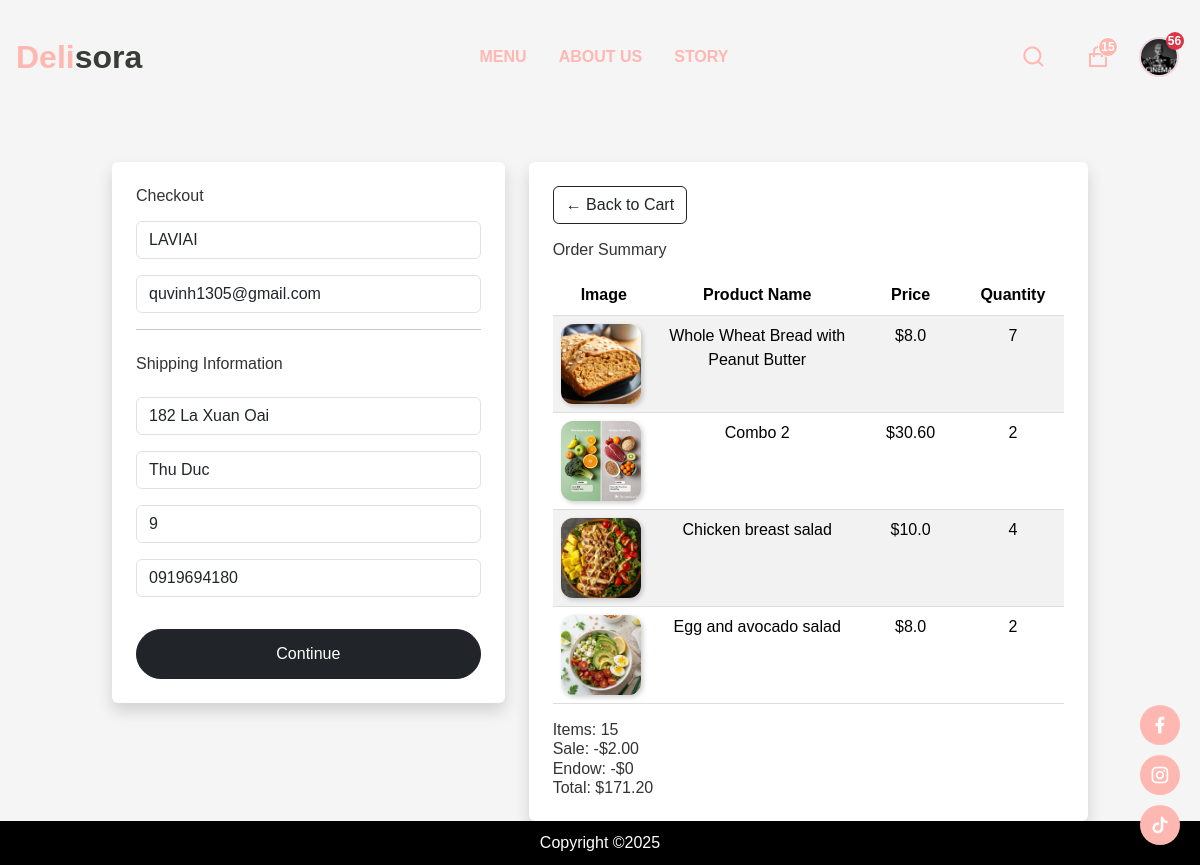
The app's page /checkout/ (signed in) with its own data.
### app/models.py (models this page shows, shortened)
class Customer(models.Model):
    user = models.OneToOneField(User, on_delete=models.CASCADE, null=True, blank=True)
    name = models.CharField(max_length=200, null=True)
    customer_image = models.ImageField(upload_to='Profile/', null=True, blank=True)
    points = models.IntegerField(default=0)
    def __str__(self):
        return self.name if self.name else f"Customer {self.id}"
    @property
    def imageURL(self):
        try:
            url = self.customer_image.url
        except:
            url = ''
        return url

class ShippingAddress(models.Model):
    customer = models.ForeignKey(Customer, on_delete=models.SET_NULL, blank=True, null=True)
    order = models.ForeignKey(Order, on_delete=models.SET_NULL, blank=True, null=True)
    address = models.CharField(max_length=200, null=True)
    city = models.CharField(max_length=200, null=True)
    mobile = models.CharField(max_length=200, null=True)
    state = models.CharField(max_length=200, null=True)
    date_added = models.DateTimeField(auto_now_add=True)
    def __str__(self):
        return self.address if self.address else "No Address"

class OrderItem(models.Model):
    product = models.ForeignKey(Product, on_delete=models.SET_NULL, blank=True, null=True)
    combo = models.ForeignKey(Combo, on_delete=models.SET_NULL, blank=True, null=True, related_name="order_items")
    order = models.ForeignKey(Order, on_delete=models.SET_NULL, blank=True, null=True)
    quantity = models.IntegerField(default=0, blank=True, null=True)
    date_added = models.DateTimeField(auto_now_add=True)
    @property
    def get_total(self):
        if self.combo:
            return self.combo.get_combo_price * self.quantity
        elif self.product:
            return self.product.final_price * self.quantity
        return 0

class BaseProduct(models.Model):
    name = models.CharField(max_length=200, null=True)
    image = models.ImageField(upload_to='products/', null=True, blank=True)
    detail = models.TextField(null=True, blank=True)
    description = models.TextField(null=True, blank=True)
    class Meta:
        abstract = True
    @property
    def imageURL(self):
        try:
            return self.image.url
        except:
            return ''

class Product(BaseProduct):
    category = models.ManyToManyField(Category, related_name='products')
    price = models.FloatField()
    digital = models.BooleanField(default=False, null=True, blank=False)
    calories = models.IntegerField(default=0)
    protein = models.FloatField(default=0)
    carbs = models.FloatField(default=0)
    fat = models.FloatField(default=0)
    sale = models.BooleanField(default=False)
    discount_percentage = models.FloatField(default=0, null=True, blank=True)
    sale_price = models.FloatField(default=0, null=True, blank=True)
    @property
    def final_price(self):
        if self.sale:
            if self.sale_price and self.sale_price > 0:
                return self.sale_price
            elif self.discount_percentage and self.discount_percentage > 0:
                return Decimal(self.price) * (1 - Decimal(self.discount_percentage) / 100)
        return Decimal(self.price)

class Combo(BaseProduct):
    products = models.ManyToManyField(Product, through='ComboItem')
    discount_percentage = models.FloatField(default=0)
    @property
    def get_combo_price(self):
        total_price = sum(item.product.price * item.quantity for item in self.comboitem_set.all())
        discount_amount = (total_price * self.discount_percentage) / 100
        return Decimal(total_price - discount_amount).quantize(Decimal("0.01"), rounding=ROUND_HALF_UP)

class ComboItem(models.Model):
    combo = models.ForeignKey(Combo, on_delete=models.CASCADE)
    product = models.ForeignKey(Product, on_delete=models.CASCADE)
    quantity = models.PositiveIntegerField(default=1)

class Order(models.Model):
    PAYMENT_METHODS = [
        ('cash', 'Cash'),
        ('momo', 'Momo'),
        ('vnpay', 'VNPay'),
        ('bank', 'Bank Transfer'),
]
    customer = models.ForeignKey(Customer, on_delete=models.SET_NULL, blank=True, null=True)
    date_order = models.DateTimeField(auto_now_add=True)
    complete = models.BooleanField(default=False, null=True, blank=False)
    transaction_id = models.CharField(max_length=200, null=True)
    payment_method = models.CharField(max_length=20, choices=PAYMENT_METHODS, null=True, blank=True)
    is_paid = models.BooleanField(default=False)
    used_reward=models.BooleanField(default=False)
    is_scheduled = models.BooleanField(default=False)
    def __str__(self):
        return f"Order {self.id} - {'Paid' if self.is_paid else 'Pending'}"
    @property
    def get_cart_items(self):
        order_items = self.orderitem_set.all()
        return sum([item.quantity for item in order_items])
    @property
    def get_cart_total(self):
        order_items = self.orderitem_set.all()
        total = sum([Decimal(str(item.get_total)) for item in order_items], Decimal("0.00"))
        if self.used_reward:
            total *= Decimal("0.90")
        total = total.quantize(Decimal("0.01"), rounding=ROUND_HALF_UP)
        return max(total, Decimal("0.00"))
    @property
    def get_sale_discount_total(self):
        order_items = self.orderitem_set.all()
        total_discount = sum(
            [(Decimal(item.product.price) - Decimal(item.product.final_price)) * item.quantity for item in order_items
             if item.product and item.product.sale],
            Decimal("0.00")
        )
        return total_discount.quantize(Decimal("0.01"), rounding=ROUND_HALF_UP)
    @property
    def get_endow_discount_total(self):
        if self.used_reward:
            original_total = self.get_cart_total / Decimal("0.90")
            return (original_total * Decimal("0.10")).quantize(Decimal("0.01"), rounding=ROUND_HALF_UP)
        return Decimal("0.00")

### app/views/cart.py (the view, shortened to what this page needs)
# urls.py: path('checkout/', checkout, name='checkout'),
def checkout(request):
    initial_data = {}
    order = None
    if request.user.is_authenticated:
        print("DEBUG - Người dùng đã đăng nhập.")
        try:
            customer = Customer.objects.get(user=request.user)
            print(f"DEBUG - Lấy Customer thành công: {customer}")
            order = Order.objects.filter(customer=customer, complete=False).first()
            if order:
                print(f"DEBUG - Lấy Order thành công: {order}")
            else:
                print("DEBUG - Không tìm thấy Order chưa hoàn thành.")
            if order:
                shipping_address = ShippingAddress.objects.filter(customer=customer).first()
                if shipping_address:
                    print(f"DEBUG - Lấy địa chỉ thành công: {shipping_address}")
                    initial_data = {
                        'address': shipping_address.address,
                        'city': shipping_address.city,
                        'state': shipping_address.state,
                        'mobile': shipping_address.mobile,
                    }
                else:
                    print("DEBUG - Không tìm thấy địa chỉ cho Order này.")
        except Exception as e:
            print(f"DEBUG - Lỗi khi lấy thông tin người dùng đã đăng nhập: {str(e)}")
    if order:
        items = order.orderitem_set.all()
        print(f"DEBUG - Số lượng items trong Order: {len(items)}")
    else:
        items = []
    categories = Category.objects.filter(is_sub=False)
    context = {
        'categories': categories,
        'order': order,
        'items': items,
        'initial_data': initial_data,
    }
    print("DEBUG - Dữ liệu gửi về template:", context)
    return render(request, 'app/checkout.html', context)

### app/models.py (called while the page is built)
    def __str__(self):
        return self.name

### app/templates/app/checkout.html (shortened to what this page needs)
{% extends 'app/base.html' %}
{% load static %}
{% block content_checkout %}
<div class="container mt-5">
    <div class="row">
        <div class="col-lg-5">
            <div class="box-element p-4 shadow rounded" id="form-wrapper">
                <h4 class="mb-3">Checkout</h4>
                <form id="form" method="post" action="{% url 'checkout' %}">
                    <div id="user-info">
                        {% if user.is_authenticated %}
                            <div class="form-group mb-3">
                                <input required class="form-control" type="text" name="name" placeholder="Name.."
                                       value="{{ initial_data.name|default:user.username }}" readonly>
                            </div>
                            <div class="form-group mb-3">
                                <input required class="form-control" type="email" name="email" placeholder="Email.."
                                       value="{{ initial_data.email|default:user.email }}" readonly>
                            </div>
                        {% endif %}
                    </div>
                    <div id="shipping-info">
                        <hr>
                        <br>
                        <h5>Shipping Information</h5>
                        <br>
                        <div class="form-group mb-3">
                            <input class="form-control" type="text" name="address" placeholder="Address.."
                                   value="{{ initial_data.address|default:'' }}">
                        </div>
                        <div class="form-group mb-3">
                            <input class="form-control" type="text" name="city" placeholder="City.."
                                   value="{{ initial_data.city|default:'' }}">
                        </div>
                        <div class="form-group mb-3">
                            <input class="form-control" type="text" name="state" placeholder="State.."
                                   value="{{ initial_data.state|default:'' }}">
                        </div>
                        <div class="form-group mb-3">
                            <input class="form-control" type="text" name="mobile" placeholder="Phone Number.."
                                   value="{{ initial_data.mobile|default:'' }}">
                        </div>
                    </div>
                    <button id="form-button" class="btn btn-dark btn-block mt-3" type="submit"
                            {% if order.get_cart_items == 0 %}disabled{% endif %}>Continue</button>
                </form>
            </div>
        </div>
        <div class="col-lg-7">
            <div class="box-element p-4 shadow rounded">
                <a class="btn btn-outline-dark mb-3" href="{% url 'cart' %}">&#x2190; Back to Cart</a>
                <h4>Order Summary</h4>
                <table class="table table-striped mt-3">
                    <thead>
                        <tr>
                            <th style="width: 20%;">Image</th>
                            <th style="width: 40%;">Product Name</th>
                            <th style="width: 20%;">Price</th>
                            <th style="width: 20%;">Quantity</th>
                        </tr>
                    </thead>
                    <tbody>
                        {% for item in items %}
                        {% if item.combo %}
                        <tr>
                            <td><img class="cart-product-img" src="{{ item.combo.imageURL }}" alt="{{ item.combo.name }}" ></td>
                            <td>{{ item.combo.name }}</td>
                            <td>${{ item.combo.get_combo_price }}</td>
                            <td>{% if item.quantity >= 1 %}
                                    {{ item.quantity }}
                                {% endif %}</td>
                        </tr>
                        {% elif item.product %}
                        <tr>
                            <td><img class="cart-product-img" src="{{ item.product.imageURL }}" alt="{{ item.product.name }}" ></td>
                            <td>{{ item.product.name }}</td>
                            <td>${{ item.product.price }}</td>
                            <td>{{ item.quantity }}</td>
                        </tr>
                        {% endif %}
                        {% empty %}
                        <tr>
                            <td colspan="4" class="text-center">No items in cart</td>
                        </tr>
                        {% endfor %}
                    </tbody>
                </table>
                <h5 class="mt-3">Items: {{ order.get_cart_items|default:0 }}</h5>
                <h5>Sale: -${{ order.get_sale_discount_total|default:0 }}</h5>
                <h5>Endow: -${{ order.get_endow_discount_total|default:0 }}</h5>
                <h5>Total: ${{ order.get_cart_total|default:0 }}</h5>
            </div>
        </div>
    </div>
</div>
{% endblock content_checkout %}

### app/templates/app/base.html (shortened to what this page needs)
{% load static %}
<!DOCTYPE html>
<html lang="en">
  <head>
    <link href="https://cdn.jsdelivr.net/npm/bootstrap@5.3.3/dist/css/bootstrap.min.css" rel="stylesheet">
    <link href="https://getbootstrap.com/docs/5.3/assets/css/docs.css" rel="stylesheet">
    <link href="https://cdn.jsdelivr.net/npm/remixicon@4.1.0/fonts/remixicon.css" rel="stylesheet" />
    <script src="https://cdn.tailwindcss.com"></script>
    {% block extra_css %}
    <link rel="stylesheet" href="{% static 'app/css/styles.css' %}">
    {% endblock %}
  </head>
  <body class="{% block body_class %}{% endblock %}">
    <div class="main-container">
      <nav>
        <div class="nav__header">
          <div class="nav__logo">
            <a href="{% url 'home' %}">
              <span class="half1">Deli</span><span class="half2">sora</span>
            </a>
          </div>
        </div>
        <ul class="nav__links" id="nav-links">
          <li><a href="{% url 'menu' %}">MENU</a></li>
          <li><a href="{% url 'aboutus' %}">ABOUT US</a></li>
          <li><a href="{% url 'contact' %}">STORY</a></li>
        </ul>
        <div class="nav__btns">
          <button class="btn search-btn" id="openSearch">
              <i class="ri-search-line"></i>
          </button>
          <button class="btn cart-btn" onclick="window.location.href='{% url 'cart' %}'">
              <i class="ri-shopping-bag-line"></i>
              {% if request.user.is_authenticated %}
                  {% if request.cartItems > 0 %}
                      <span class="cart-count">{{ request.cartItems }}</span>
                  {% endif %}
              {% else %}
                  {% if request.session.cartItems > 0 %}
                      <span class="cart-count">{{ request.session.cartItems }}</span>
                  {% endif %}
              {% endif %}
          </button>
          {% if user.is_authenticated %}
          <div class="dropdown">
              <button class="btn p-0 border-0 position-relative" type="button" id="userDropdown" data-bs-toggle="dropdown">
                <img src="{{ request.user.customer.imageURL|default:'https://bootdey.com/img/Content/avatar/avatar1.png' }}"
                     alt="Avatar" class="rounded-circle" width="40" height="40">
                {% if request.user.customer.points >= 1 %}
                  <span class="badge position-absolute bg-danger text-white"
                        id="reward-notification"
                        style="width: 18px; height: 18px; font-size: 12px; display: flex;
                               align-items: center; justify-content: center;
                               border-radius: 50%; top: -5px; right: -5px;">
                    {{ request.user.customer.points }}
                  </span>
                {% endif %}
              </button>
            </div>
          {% else %}
          <a href="{% url 'login' %}" class="btn"><i class="ri-user-line"></i></a>
          {% endif %}
        </div>
      </nav>
      <div class="socials">
          <span><a href="https://www.facebook.com/" target="_blank"><i class="ri-facebook-fill"></i></a></span>
          <span><a href="https://www.instagram.com/" target="_blank"><i class="ri-instagram-line"></i></a></span>
          <span><a href="https://www.tiktok.com/" target="_blank"><i class="ri-tiktok-fill"></i></a></span>
      </div>
      <div class="container">
        {% block content_checkout %}{% endblock content_checkout %}
      </div>
      <footer>
        Copyright ©2025
      </footer>
    </div>
  </body>
</html>

### records on screen
ShippingAddress: address "182 La Xuan Oai", city "Thu Duc", mobile "0919694180"
OrderItem: product.imageURL (picture), product.name "Whole Wheat Bread with Peanut Butter", product.price "8.0", quantity "7"
OrderItem: combo.imageURL (picture), combo.name "Combo 2", combo.get_combo_price "30.60", quantity "2"
OrderItem: product.imageURL (picture), product.name "Chicken breast salad", product.price "10.0", quantity "4"
OrderItem: product.imageURL (picture), product.name "Egg and avocado salad", product.price "8.0", quantity "2"
Order: get_cart_items "15", get_sale_discount_total "2.00", get_endow_discount_total "0", get_cart_total "171.20"

### other values on screen
{{ request.cartItems }} "15"
{{ request.user.customer.points }} "56"
